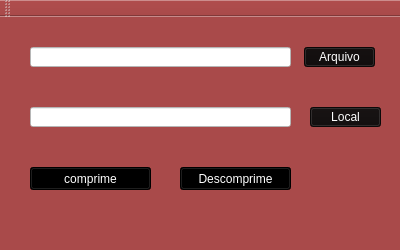
<?xml version="1.0" encoding="UTF-8"?>
<ui version="4.0">
 <class>Gui</class>
 <widget class="QMainWindow" name="Gui">
  <property name="geometry">
   <rect>
    <x>0</x>
    <y>0</y>
    <width>400</width>
    <height>250</height>
   </rect>
  </property>
  <property name="windowTitle">
   <string>Gui</string>
  </property>
  <property name="styleSheet">
   <string notr="true">background-color: rgb(169, 74, 74);</string>
  </property>
  <widget class="QWidget" name="centralWidget">
   <widget class="QPushButton" name="pushButton">
    <property name="geometry">
     <rect>
      <x>30</x>
      <y>150</y>
      <width>121</width>
      <height>23</height>
     </rect>
    </property>
    <property name="styleSheet">
     <string notr="true">color: rgb(255, 255, 255);
font: 11pt &quot;Purisa&quot;;
background-color: rgb(0, 0, 0);</string>
    </property>
    <property name="text">
     <string>comprime</string>
    </property>
   </widget>
   <widget class="QLineEdit" name="lineEdit">
    <property name="geometry">
     <rect>
      <x>30</x>
      <y>30</y>
      <width>261</width>
      <height>20</height>
     </rect>
    </property>
    <property name="styleSheet">
     <string notr="true">background-color: rgb(255, 255, 255);
color: rgb(0, 0, 0);</string>
    </property>
   </widget>
   <widget class="QToolButton" name="toolButton">
    <property name="geometry">
     <rect>
      <x>304</x>
      <y>30</y>
      <width>71</width>
      <height>20</height>
     </rect>
    </property>
    <property name="styleSheet">
     <string notr="true">color: rgb(74, 45, 45);
font: 57 italic 11pt &quot;Purisa&quot;;
background-color: rgb(14, 10, 10);
color: rgb(255, 255, 255);</string>
    </property>
    <property name="text">
     <string>Arquivo</string>
    </property>
   </widget>
   <widget class="QPushButton" name="pushButton_2">
    <property name="geometry">
     <rect>
      <x>180</x>
      <y>150</y>
      <width>111</width>
      <height>23</height>
     </rect>
    </property>
    <property name="styleSheet">
     <string notr="true">background-color: rgb(0, 0, 0);
font: 75 11pt &quot;Purisa&quot;;
color: rgb(255, 255, 255);</string>
    </property>
    <property name="text">
     <string>Descomprime</string>
    </property>
   </widget>
   <widget class="QLineEdit" name="lineEdit_2">
    <property name="geometry">
     <rect>
      <x>30</x>
      <y>90</y>
      <width>261</width>
      <height>20</height>
     </rect>
    </property>
    <property name="styleSheet">
     <string notr="true">background-color: rgb(255, 255, 255);
color: rgb(0, 0, 0);</string>
    </property>
   </widget>
   <widget class="QToolButton" name="toolButton_2">
    <property name="geometry">
     <rect>
      <x>310</x>
      <y>90</y>
      <width>71</width>
      <height>20</height>
     </rect>
    </property>
    <property name="styleSheet">
     <string notr="true">color: rgb(255, 255, 255);
background-color: rgb(16, 12, 12);
font: 11pt &quot;Purisa&quot;;</string>
    </property>
    <property name="text">
     <string>Local</string>
    </property>
   </widget>
  </widget>
  <widget class="QMenuBar" name="menuBar">
   <property name="geometry">
    <rect>
     <x>0</x>
     <y>0</y>
     <width>400</width>
     <height>22</height>
    </rect>
   </property>
  </widget>
  <widget class="QToolBar" name="mainToolBar">
   <attribute name="toolBarArea">
    <enum>TopToolBarArea</enum>
   </attribute>
   <attribute name="toolBarBreak">
    <bool>false</bool>
   </attribute>
  </widget>
  <widget class="QStatusBar" name="statusBar"/>
 </widget>
 <layoutdefault spacing="6" margin="11"/>
 <resources/>
 <connections/>
</ui>
